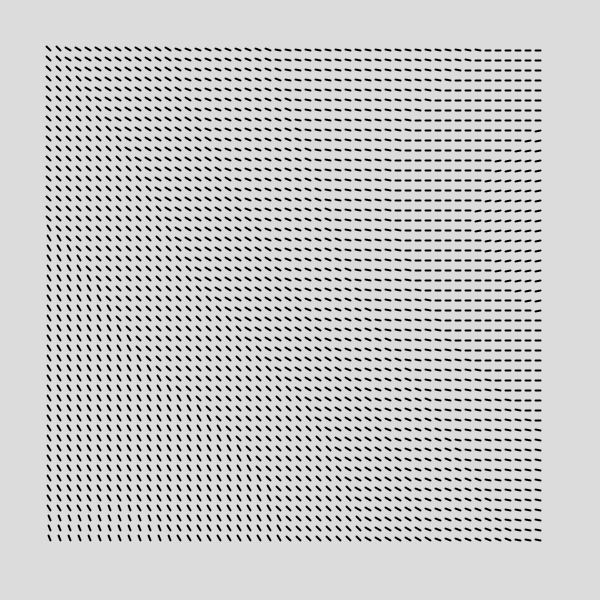
Frame 1 (no input)
Frame 2 (the mouse pressed at the canvas centre, redrawn once): identical to frame 1, image omitted

The Processing sketch that drew this single still picture (run headless with seeded random() and noise(); the mouse was pressed at the canvas centre and the sketch redrawn once):

// Processing sketch: grid_with_noise
// ── grid_with_noise.pde
final ArrayList<ArrayList<GridAngle>> grid = new ArrayList<ArrayList<GridAngle>>();

final int xOff = 50;
final int yOff = 50;
final int spacing = 10;
final float rez = 0.0005;


class GridAngle {
  int x, y, r;
  float angle;
  PVector v;
  GridAngle(int _x, int _y, int _r, float _angle) {
    x = _x;
    y = _y;

    angle = _angle;
    r = _r;
    v = new PVector(x + r * cos(angle), y + r * sin(angle));
  }

  void display() {
    strokeWeight(2);
    line(x, y, v.x, v.y);
  }
}

void createGrid() {
  for (int x = xOff; x<width-xOff; x+=spacing) {
    ArrayList<GridAngle> row  = new ArrayList<GridAngle>();
    for (int y = yOff; y<width-yOff; y+=spacing) {
      float angle = map(noise(x*rez, y*rez), 0.0, 1.0, 0.0, TAU);

      row.add(new GridAngle(x, y, spacing/2, angle));
    }
    grid.add(row);
  }
}

void setup() {
  size(600, 600);
  createGrid();
}

void draw() {
  background(220);
  for (int x = 0; x<grid.size(); x++) {
    for (int y = 0; y<grid.get(0).size(); y++) {
      grid.get(x).get(y).display();
    }
  }
  save("grid.png");
  noLoop();
}
